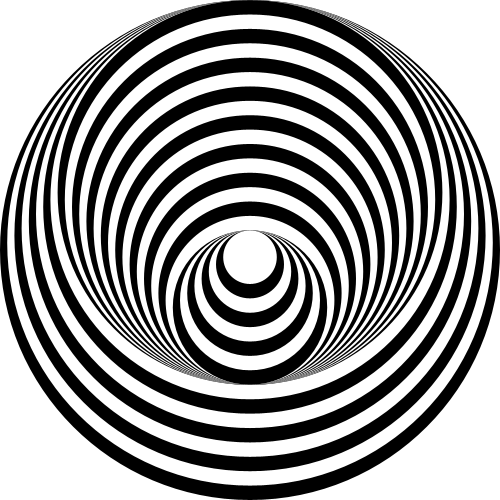
Frame 1 (no input)
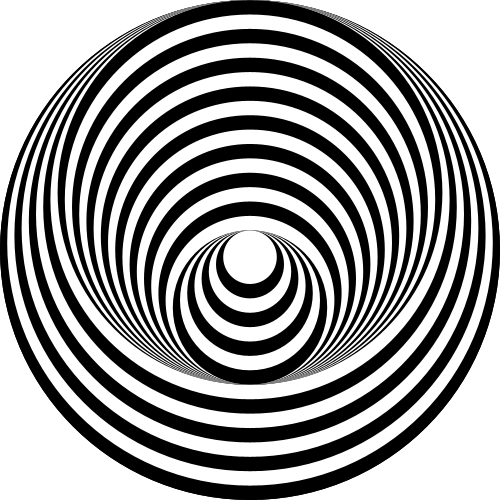
Frame 2 (the mouse pressed at the canvas centre, redrawn once)

The Processing sketch that drew these frames (run headless with seeded random() and noise(); the mouse was pressed at the canvas centre and the sketch redrawn once):

// Processing sketch: processing_9014
// ── processing_9014.pde

/*

  gmc_muster0005
  Gestalten mit Code
  FH Mainz
  
  Steffen Henschel
  2010 04 20
  
  */
  
  int f = 1;
  float s = 7.2;
  float c = height/2;
  
void setup()
{
  size( 500, 500 );
  background( 255 );
  ellipseMode( CENTER );
  noStroke();
  smooth();
  c = height/2;
}

void draw()
{
  for( int iy = 0; iy < 32; iy++ )
  {
    fill( (iy%2)*255 );
    if( iy == 8 ) { f = -1; }
    if( iy == 24 ) { f = 1; }
    ellipse( width/2, c, height-iy*s*2, height-iy*s*2 );
    c-=(s-s/height)*(f);
  }
  noLoop();
}
